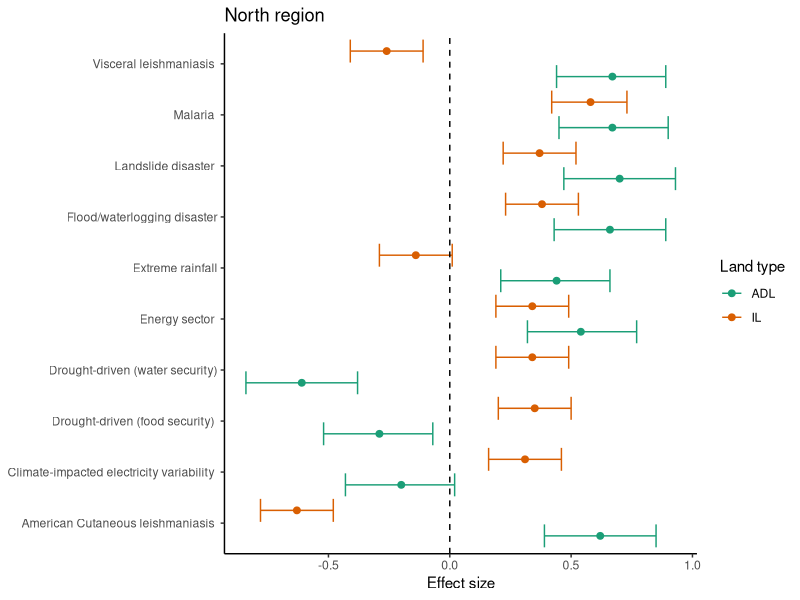

The R source for this figure:
#Importando o Tidyverse
install.packages("tidyverse")
install.packages("readxl")
library(tidyverse)
library(readxl)

#Carregreadr_example()#Carregando os dados
dados<-read.csv("teste.csv")
ti<-read_excel("tabela_final_ind.xlsx")

#Gerando o gráfico
ggplot(dados, aes(x=d_cohen, y=nivel2, color=grupo))+
  geom_point(position = position_dodge(width = 1),size=2)+
  geom_errorbar(aes(xmin=ic_inf, xmax=ic_sup), position = position_dodge(width = 1))+
  theme_classic()+
  geom_vline(xintercept = 0, linetype="dashed")+
  labs(title = "North region",
       x = "Effect size",
       y=NULL)+
  labs(color="Land type",)+
  scale_color_brewer(palette = "Dark2")
